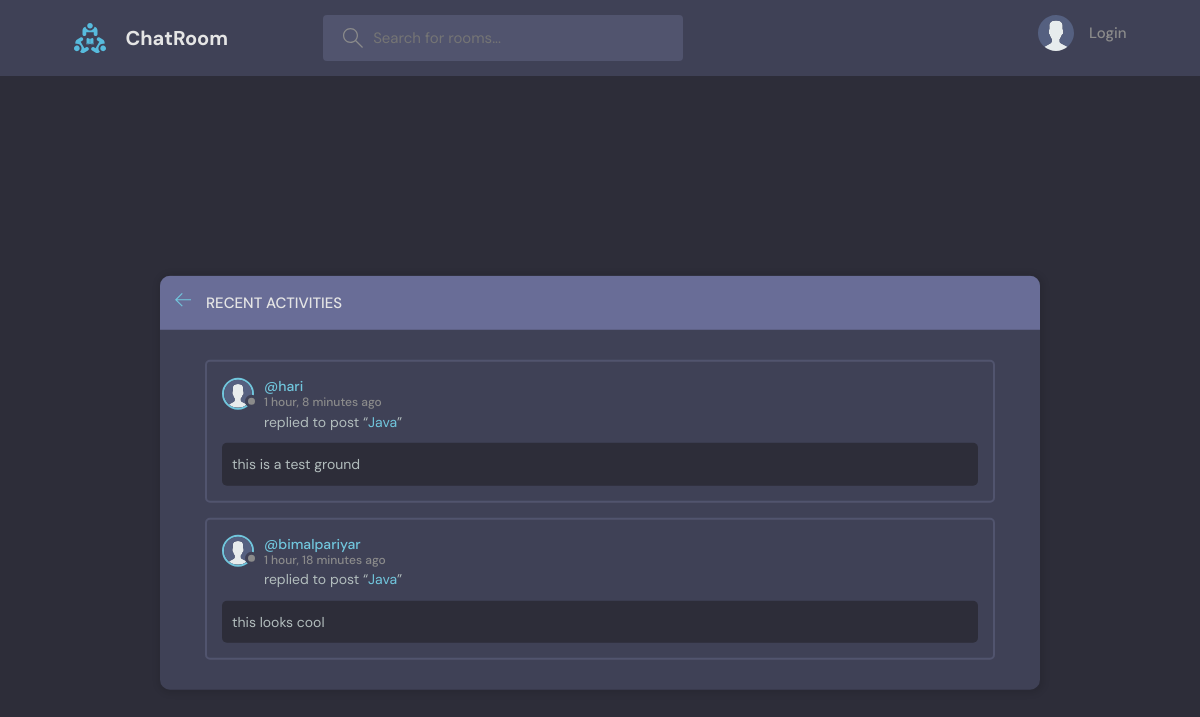
The page /activity/ on the database its author committed.
### base/models.py (models this page shows, shortened)
class Message(models.Model):
    user = models.ForeignKey(User, on_delete=models.CASCADE)
    room = models.ForeignKey(Room, on_delete=models.CASCADE)
    body = models.TextField()
    created_at = models.DateTimeField(auto_now_add=True)
    updated_at = models.DateTimeField(auto_now=True)
    class Meta:
        ordering = ['-updated_at', '-created_at']
    def __str__(self):
        return self.body[0:30]

class Profile(models.Model):
    user = models.OneToOneField(User, on_delete=models.CASCADE)
    name = models.CharField(max_length=200, default='Anonymous', null=True)
    bio = models.TextField(null=True, blank=True)
    profile_pic = models.ImageField(null=True, blank=True, default='profile_images/avatar.svg', upload_to='profile_images')
    created_at = models.DateTimeField(auto_now_add=True)
    updated_at = models.DateTimeField(auto_now=True)

class Room(models.Model):
    host = models.ForeignKey(User, on_delete=models.SET_NULL, null=True)
    topic = models.ForeignKey(Topic, on_delete=models.SET_NULL, null=True)
    name = models.CharField(max_length=200)
    description = models.TextField(null=True, blank=True)
    participants = models.ManyToManyField(User, related_name='participants', blank=True)
    created_at = models.DateTimeField(auto_now_add=True)
    updated_at = models.DateTimeField(auto_now=True)
    class Meta:
        ordering = ['-updated_at', '-created_at']
    def __str__(self):
        return self.name

### base/views.py (the view)
# urls.py: path('activity/', views.activityPage, name="activity"),
def activityPage(request):
    conversations = Message.objects.all()
    return render(request, 'base/activity.html', {'conversations': conversations})

### base/templates/base/activity.html
{% extends "base.html" %} {% block content %}
<main class="layout">
  <div class="container">
    <div class="layout__box bimal">
      <div class="layout__boxHeader">
        <div class="layout__boxTitle">
          <a href="index.html">
            <svg
              version="1.1"
              xmlns="http://www.w3.org/2000/svg"
              width="32"
              height="32"
              viewBox="0 0 32 32"
            >
              <title>arrow-left</title>
              <path
                d="M13.723 2.286l-13.723 13.714 13.719 13.714 1.616-1.611-10.96-10.96h27.625v-2.286h-27.625l10.965-10.965-1.616-1.607z"
              ></path>
            </svg>
          </a>
          <h3>Recent Activities</h3>
        </div>
      </div>
      <div class="activities-page layout__body">
        {% for conversation in conversations %}
        <div class="activities__box">
          <div class="activities__boxHeader roomListRoom__header">
            <a
              href="{% url 'user_profile' conversation.user.id %}"
              class="roomListRoom__author"
            >
              <div class="avatar avatar--small">
                <img src="{{conversation.user.profile.profile_pic.url}}" />
              </div>
              <p>
                @{{conversation.user}}
                <span>{{conversation.created_at|timesince}} ago</span>
              </p>
            </a>
          </div>
          <div class="activities__boxContent">
            <p>
              replied to post “<a href="{% url 'rooms' conversation.room.id %}"
                >{{conversation.room}}</a
              >”
            </p>
            <div class="activities__boxRoomContent">{{conversation}}</div>
          </div>
        </div>
        {% endfor %}
      </div>
    </div>
  </div>
</main>
{% endblock %}

### static/styles/style.css (style rules this page uses)
:root { --color-main: #71c6dd; --color-main-light: #e1f6fb; --color-dark: #3f4156; --color-dark-medium: #51546e; --color-dark-light: #696d97; --color-light: #e5e5e5; --color-gray: #8b8b8b; --color-light-gray: #b2bdbd; --color-bg: #2d2d39; --color-success: #5dd693; --color-error: #fc4b0b; }
* { font-family: "DM Sans", -apple-system, BlinkMacSystemFont, "Segoe UI", Roboto, Oxygen, Ubuntu, Cantarell, "Open Sans", "Helvetica Neue", sans-serif; margin: 0; padding: 0; box-sizing: border-box; text-rendering: optimizeLegibility; font-size: inherit; }
html { font-size: 56.25%; }
@media only screen and (min-width: 1200px) { html { font-size: 62.5%; } }
body { line-height: 1.6; font-weight: 400; font-size: 1.5rem; color: var(--color-light-gray); background-color: var(--color-bg); min-height: 100vh; }
img { width: 100%; }
a { display: inline-block; color: var(--color-main); text-decoration: none; }
.container { max-width: 120rem; width: 90%; margin: auto; }
.avatar { position: relative; display: inline-block; border-radius: 50%; border: 2px solid var(--color-main); }
.avatar img { display: block; border-radius: 50%; object-fit: cover; object-position: center; }
.avatar::after { content: ""; display: block; position: absolute; background-color: var(--color-gray); z-index: 111; border-radius: 50%; border: 0.3rem solid var(--color-dark); }
.avatar.avatar--small img { width: 2.8rem; height: 2.8rem; }
.avatar.avatar--small:after { width: 0.7rem; height: 0.7rem; bottom: 0px; right: -6px; }
.layout { margin-top: 2.4rem; }
.layout > .container { display: flex; justify-content: space-between; align-items: flex-start; }
.layout__box { width: 90%; max-width: 48rem; min-height: 40rem; position: absolute; top: 50%; left: 50%; transform: translate(-50%, -46%); background-color: var(--color-dark); border-radius: 1rem; box-shadow: 1px 1px 6px 3px rgba(0, 0, 0, 0.1); overflow: hidden; }
.bimal { max-width: 88rem; transform: translate(-50%, -30%); }
.layout__boxHeader { display: flex; padding: 1.5rem; background-color: var(--color-dark-light); }
.layout__boxTitle { display: flex; gap: 1.5rem; align-items: center; }
.layout__boxTitle h3 { text-transform: uppercase; font-weight: 500; color: var(--color-light); }
.layout__boxTitle svg { width: 1.6rem; height: 1.6rem; fill: var(--color-main); }
.layout__body { margin: 3rem; }
.roomListRoom__header { display: flex; justify-content: space-between; align-items: center; }
.roomListRoom__author { font-weight: 500; display: flex; align-items: center; gap: 1rem; }
.activities__box { margin: 1.5rem; padding: 1.5rem; border: 2px solid var(--color-dark-medium); border-radius: 5px; }
.activities__boxHeader p { font-size: 1.4rem; line-height: 1.3; }
.activities__boxHeader p span { color: var(--color-gray); font-size: 1.2rem; display: block; }
.activities__boxContent { margin-left: 4.2rem; }
.activities__boxContent { font-size: 1.4rem; }
.activities__boxRoomContent { background: var(--color-bg); padding: 1rem; border-radius: 5px; margin-top: 1rem; margin-left: -4.2rem; }

### rows shown on the page
Message: user.profile.profile_pic (placeholder picture), user "hari", created_at "1 hour, 8 minutes", room "Java", body "this is a test ground"
Message: user.profile.profile_pic (placeholder picture), user "bimalpariyar", created_at "1 hour, 18 minutes", room "Java", body "this looks cool"
